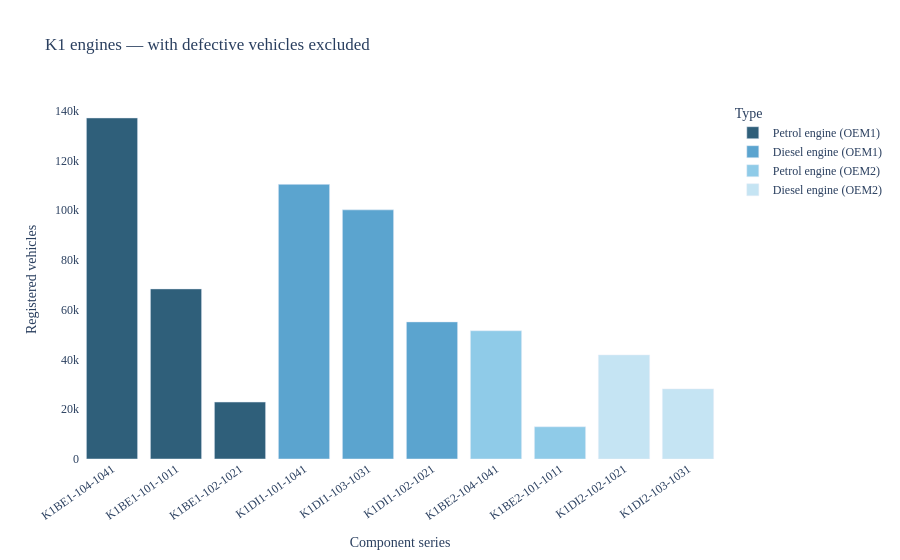
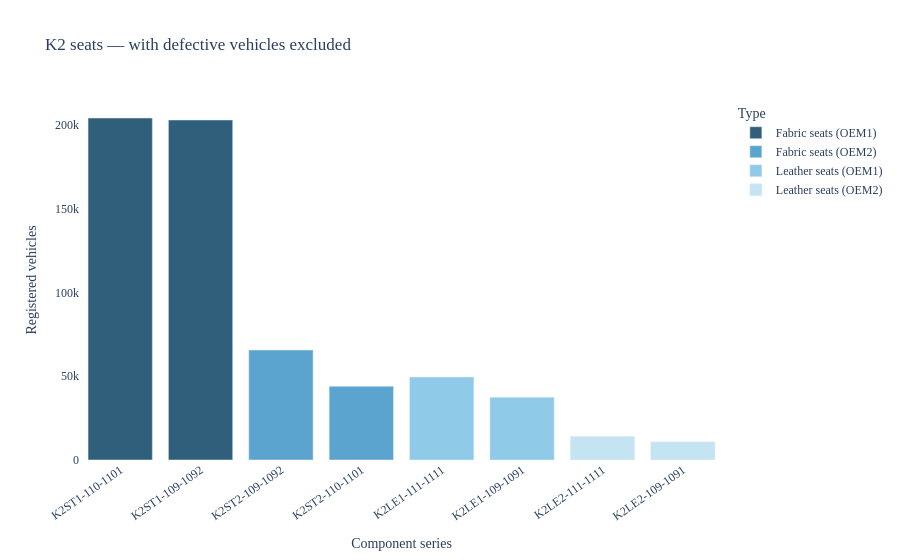
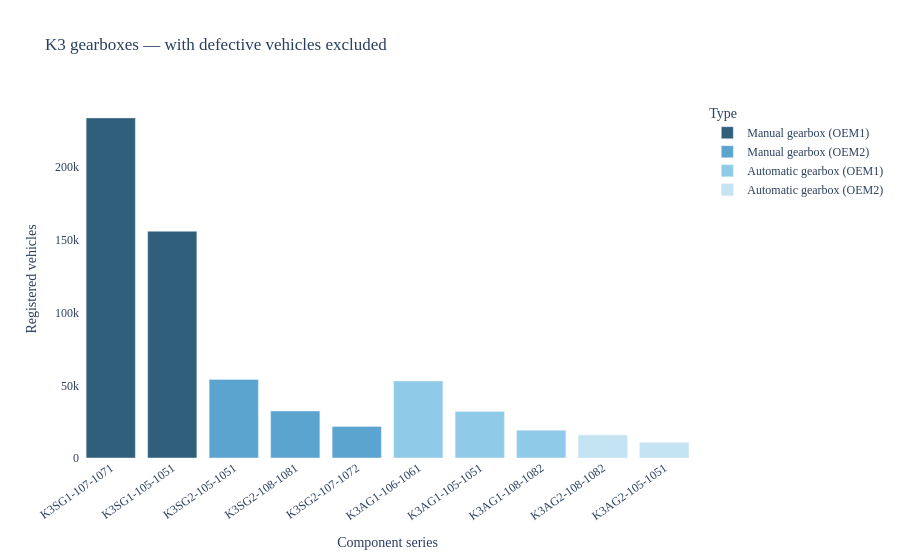

Notebook source saved alongside these figures, in order:
### Markdown cell above
### 4.2 With defects

Same charts and winner logic, but using `n_registrations_clean`: vehicles that
count as defective under the rule above are excluded (defects after registration
only). This can break ties and change the recommended series.

### Code cell
# 4.2 — evaluation and graphs WITH defective vehicles excluded
overall_clean, winners_clean = run_evaluation(
    "n_registrations_clean", "with defective vehicles excluded")

# where the winner set differs between the two modes
cmp = winners_all.merge(
    winners_clean,
    on=["category", "series"],
    how="outer",
    suffixes=("_all", "_clean"),
    indicator=True)
changed = cmp[cmp["_merge"] != "both"].copy()
if changed.empty:
    print("Same winner set in both modes.")
else:
    print("Winner set differs between modes (left_only = without defects only, "
          "right_only = with defects only):")
    display(
        changed[
            [
                "category",
                "series",
                "n_all",
                "n_clean",
                "_merge",
            ]
        ].sort_values(["category", "series"])
    )

### Figure 1 — Plotly figure (JSON) as saved in the notebook; plotly's stock layout.template omitted (floating-point values rounded to 4 significant figures)
{"data": [{"hovertemplate": "Type=Petrol engine (OEM1)<br>Component series=%{x}<br>Registered vehicles=%{y}<extra></extra>", "legendgroup": "Petrol engine (OEM1)", "marker": {"color": "#2F5F7A", "pattern": {"shape": ""}}, "name": "Petrol engine (OEM1)", "orientation": "v", "showlegend": true, "textposition": "auto", "type": "bar", "x": ["K1BE1-104-1041", "K1BE1-101-1011", "K1BE1-102-1021"], "xaxis": "x", "y": [137017, 68339, 22878], "yaxis": "y"}, {"hovertemplate": "Type=Diesel engine (OEM1)<br>Component series=%{x}<br>Registered vehicles=%{y}<extra></extra>", "legendgroup": "Diesel engine (OEM1)", "marker": {"color": "#5BA4CF", "pattern": {"shape": ""}}, "name": "Diesel engine (OEM1)", "orientation": "v", "showlegend": true, "textposition": "auto", "type": "bar", "x": ["K1DI1-101-1041", "K1DI1-103-1031", "K1DI1-102-1021"], "xaxis": "x", "y": [110331, 100094, 55078], "yaxis": "y"}, {"hovertemplate": "Type=Petrol engine (OEM2)<br>Component series=%{x}<br>Registered vehicles=%{y}<extra></extra>", "legendgroup": "Petrol engine (OEM2)", "marker": {"color": "#8FCBE8", "pattern": {"shape": ""}}, "name": "Petrol engine (OEM2)", "orientation": "v", "showlegend": true, "textposition": "auto", "type": "bar", "x": ["K1BE2-104-1041", "K1BE2-101-1011"], "xaxis": "x", "y": [51527, 12949], "yaxis": "y"}, {"hovertemplate": "Type=Diesel engine (OEM2)<br>Component series=%{x}<br>Registered vehicles=%{y}<extra></extra>", "legendgroup": "Diesel engine (OEM2)", "marker": {"color": "#C5E4F3", "pattern": {"shape": ""}}, "name": "Diesel engine (OEM2)", "orientation": "v", "showlegend": true, "textposition": "auto", "type": "bar", "x": ["K1DI2-102-1021", "K1DI2-103-1031"], "xaxis": "x", "y": [41801, 28170], "yaxis": "y"}], "layout": {"barmode": "relative", "font": {"family": "Source Sans Pro"}, "legend": {"title": {"text": "Type"}, "tracegroupgap": 0}, "paper_bgcolor": "white", "plot_bgcolor": "white", "title": {"text": "K1 engines — with defective vehicles excluded"}, "xaxis": {"anchor": "y", "domain": [0, 1], "tickangle": -35, "title": {"text": "Component series"}}, "yaxis": {"anchor": "x", "domain": [0, 1], "title": {"text": "Registered vehicles"}}}}

### Figure 2 — Plotly figure (JSON) as saved in the notebook; plotly's stock layout.template omitted (floating-point values rounded to 4 significant figures)
{"data": [{"hovertemplate": "Type=Fabric seats (OEM1)<br>Component series=%{x}<br>Registered vehicles=%{y}<extra></extra>", "legendgroup": "Fabric seats (OEM1)", "marker": {"color": "#2F5F7A", "pattern": {"shape": ""}}, "name": "Fabric seats (OEM1)", "orientation": "v", "showlegend": true, "textposition": "auto", "type": "bar", "x": ["K2ST1-110-1101", "K2ST1-109-1092"], "xaxis": "x", "y": [204016, 202820], "yaxis": "y"}, {"hovertemplate": "Type=Fabric seats (OEM2)<br>Component series=%{x}<br>Registered vehicles=%{y}<extra></extra>", "legendgroup": "Fabric seats (OEM2)", "marker": {"color": "#5BA4CF", "pattern": {"shape": ""}}, "name": "Fabric seats (OEM2)", "orientation": "v", "showlegend": true, "textposition": "auto", "type": "bar", "x": ["K2ST2-109-1092", "K2ST2-110-1101"], "xaxis": "x", "y": [65576, 43954], "yaxis": "y"}, {"hovertemplate": "Type=Leather seats (OEM1)<br>Component series=%{x}<br>Registered vehicles=%{y}<extra></extra>", "legendgroup": "Leather seats (OEM1)", "marker": {"color": "#8FCBE8", "pattern": {"shape": ""}}, "name": "Leather seats (OEM1)", "orientation": "v", "showlegend": true, "textposition": "auto", "type": "bar", "x": ["K2LE1-111-1111", "K2LE1-109-1091"], "xaxis": "x", "y": [49458, 37443], "yaxis": "y"}, {"hovertemplate": "Type=Leather seats (OEM2)<br>Component series=%{x}<br>Registered vehicles=%{y}<extra></extra>", "legendgroup": "Leather seats (OEM2)", "marker": {"color": "#C5E4F3", "pattern": {"shape": ""}}, "name": "Leather seats (OEM2)", "orientation": "v", "showlegend": true, "textposition": "auto", "type": "bar", "x": ["K2LE2-111-1111", "K2LE2-109-1091"], "xaxis": "x", "y": [14097, 10820], "yaxis": "y"}], "layout": {"barmode": "relative", "font": {"family": "Source Sans Pro"}, "legend": {"title": {"text": "Type"}, "tracegroupgap": 0}, "paper_bgcolor": "white", "plot_bgcolor": "white", "title": {"text": "K2 seats — with defective vehicles excluded"}, "xaxis": {"anchor": "y", "domain": [0, 1], "tickangle": -35, "title": {"text": "Component series"}}, "yaxis": {"anchor": "x", "domain": [0, 1], "title": {"text": "Registered vehicles"}}}}

### Figure 3 — Plotly figure (JSON) as saved in the notebook; plotly's stock layout.template omitted (floating-point values rounded to 4 significant figures)
{"data": [{"hovertemplate": "Type=Manual gearbox (OEM1)<br>Component series=%{x}<br>Registered vehicles=%{y}<extra></extra>", "legendgroup": "Manual gearbox (OEM1)", "marker": {"color": "#2F5F7A", "pattern": {"shape": ""}}, "name": "Manual gearbox (OEM1)", "orientation": "v", "showlegend": true, "textposition": "auto", "type": "bar", "x": ["K3SG1-107-1071", "K3SG1-105-1051"], "xaxis": "x", "y": [233929, 155939], "yaxis": "y"}, {"hovertemplate": "Type=Manual gearbox (OEM2)<br>Component series=%{x}<br>Registered vehicles=%{y}<extra></extra>", "legendgroup": "Manual gearbox (OEM2)", "marker": {"color": "#5BA4CF", "pattern": {"shape": ""}}, "name": "Manual gearbox (OEM2)", "orientation": "v", "showlegend": true, "textposition": "auto", "type": "bar", "x": ["K3SG2-105-1051", "K3SG2-108-1081", "K3SG2-107-1072"], "xaxis": "x", "y": [53969, 32322, 21713], "yaxis": "y"}, {"hovertemplate": "Type=Automatic gearbox (OEM1)<br>Component series=%{x}<br>Registered vehicles=%{y}<extra></extra>", "legendgroup": "Automatic gearbox (OEM1)", "marker": {"color": "#8FCBE8", "pattern": {"shape": ""}}, "name": "Automatic gearbox (OEM1)", "orientation": "v", "showlegend": true, "textposition": "auto", "type": "bar", "x": ["K3AG1-106-1061", "K3AG1-105-1051", "K3AG1-108-1082"], "xaxis": "x", "y": [52886, 31974, 19009], "yaxis": "y"}, {"hovertemplate": "Type=Automatic gearbox (OEM2)<br>Component series=%{x}<br>Registered vehicles=%{y}<extra></extra>", "legendgroup": "Automatic gearbox (OEM2)", "marker": {"color": "#C5E4F3", "pattern": {"shape": ""}}, "name": "Automatic gearbox (OEM2)", "orientation": "v", "showlegend": true, "textposition": "auto", "type": "bar", "x": ["K3AG2-108-1082", "K3AG2-105-1051"], "xaxis": "x", "y": [15829, 10614], "yaxis": "y"}], "layout": {"barmode": "relative", "font": {"family": "Source Sans Pro"}, "legend": {"title": {"text": "Type"}, "tracegroupgap": 0}, "paper_bgcolor": "white", "plot_bgcolor": "white", "title": {"text": "K3 gearboxes — with defective vehicles excluded"}, "xaxis": {"anchor": "y", "domain": [0, 1], "tickangle": -35, "title": {"text": "Component series"}}, "yaxis": {"anchor": "x", "domain": [0, 1], "title": {"text": "Registered vehicles"}}}}
